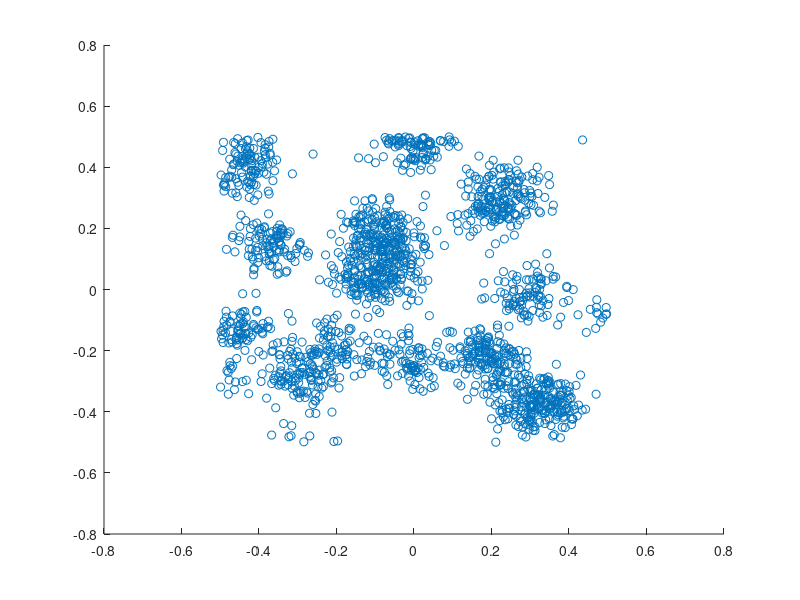

MATLAB code to generate this figure:
% Simulate a Thomas cluster point process on a rectangle.
% Author: H. Paul Keeler, 2018.
% Website: hpaulkeeler.com
% Repository: github.com/hpaulkeeler/posts

%Simulation window parameters
xMin=-.5;
xMax=.5;
yMin=-.5;
yMax=.5;

%Parameters for the parent and daughter point processes 
lambdaParent=10;%density of parent Poisson point process
lambdaDaughter=100;%mean number of points in each cluster
sigma=0.05;%sigma for normal variables (ie random locations) of daughters

%Extended simulation windows parameters
rExt=6*sigma; %extension parameter -- use factor of deviation
%for rExt, use factor of deviation sigma eg 5 or 6
xMinExt=xMin-rExt;
xMaxExt=xMax+rExt;
yMinExt=yMin-rExt;
yMaxExt=yMax+rExt;
%rectangle dimensions
xDeltaExt=xMaxExt-xMinExt;
yDeltaExt=yMaxExt-yMinExt;
areaTotalExt=xDeltaExt*yDeltaExt; %area of extended rectangle

%Simulate Poisson point process for the parents
numbPointsParent=poissrnd(areaTotalExt*lambdaParent,1,1);%Poisson number 
%x and y coordinates of Poisson points for the parent
xxParent=xMinExt+xDeltaExt*rand(numbPointsParent,1);
yyParent=yMinExt+yDeltaExt*rand(numbPointsParent,1);

%Simulate Poisson point process for the daughters (ie final poiint process)
numbPointsDaughter=poissrnd(lambdaDaughter,numbPointsParent,1); 
numbPoints=sum(numbPointsDaughter); %total number of points

%Generate the (relative) locations in Cartesian coordinates by 
%simulating independent normal variables
xx0=normrnd(0,sigma,numbPoints,1);
yy0=normrnd(0,sigma,numbPoints,1);

%replicate parent points (ie centres of disks/clusters) 
xx=repelem(xxParent,numbPointsDaughter);
yy=repelem(yyParent,numbPointsDaughter);
%translate points (ie parents points are the centres of cluster disks)
xx=xx(:)+xx0;
yy=yy(:)+yy0;

%thin points if outside the simulation window
booleInside=((xx>=xMin)&(xx<=xMax)&(yy>=yMin)&(yy<=yMax));
%retain points inside simulation window
xx=xx(booleInside); 
yy=yy(booleInside); 

%Plotting
scatter(xx,yy);
shg;